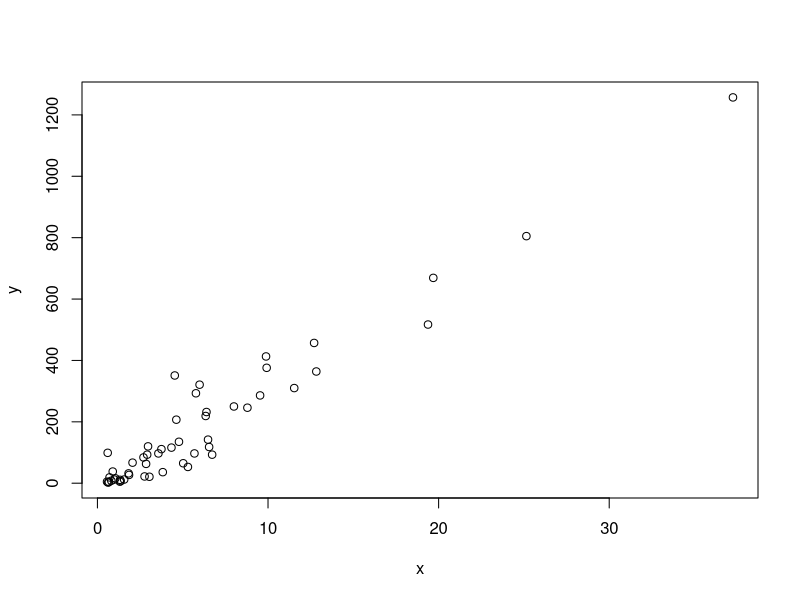
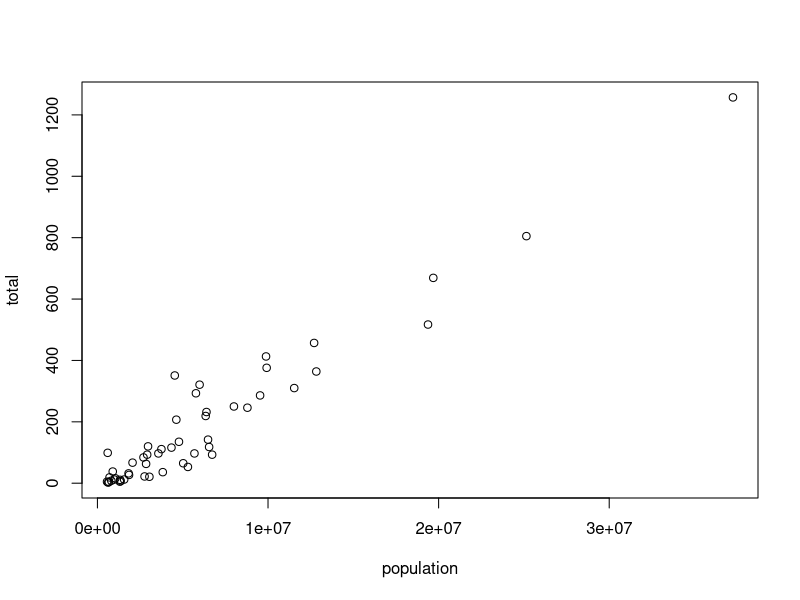
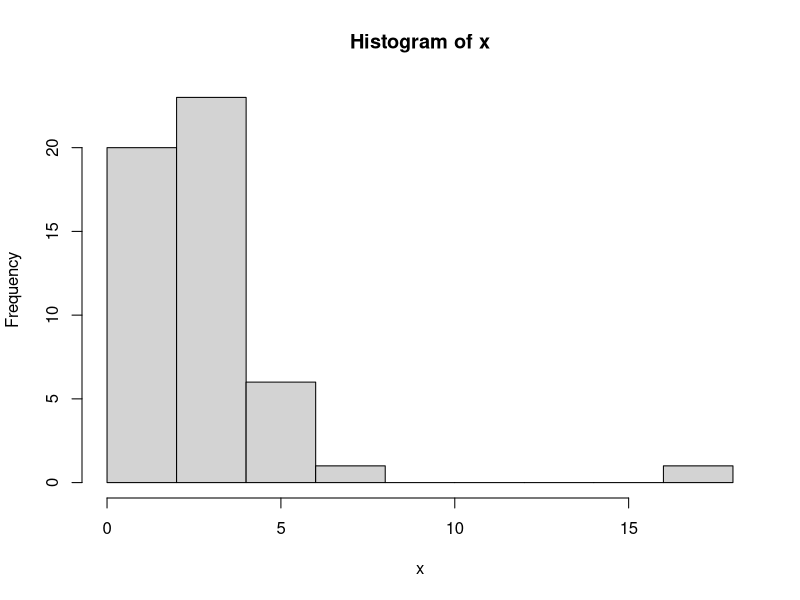
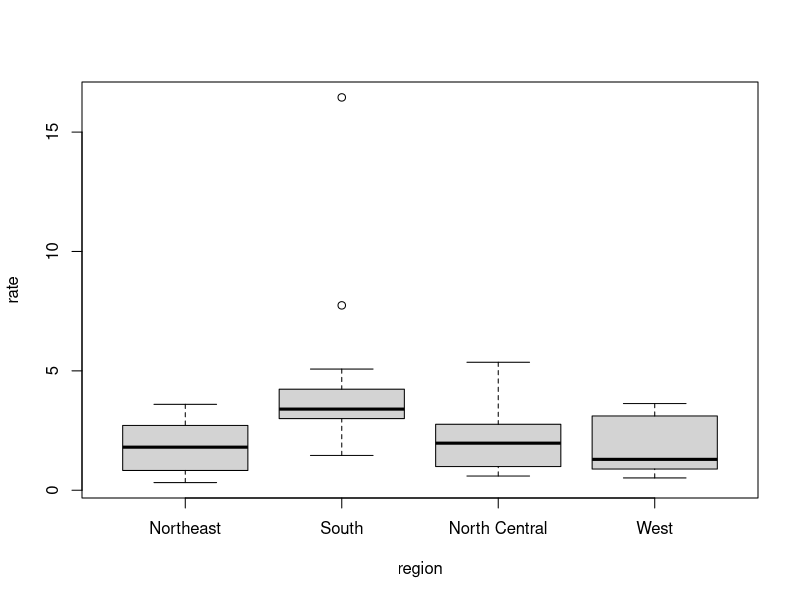
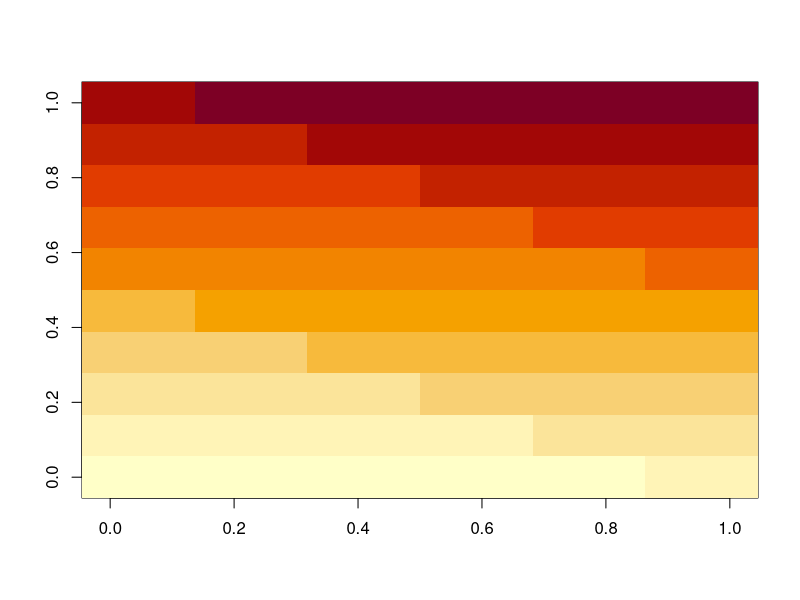
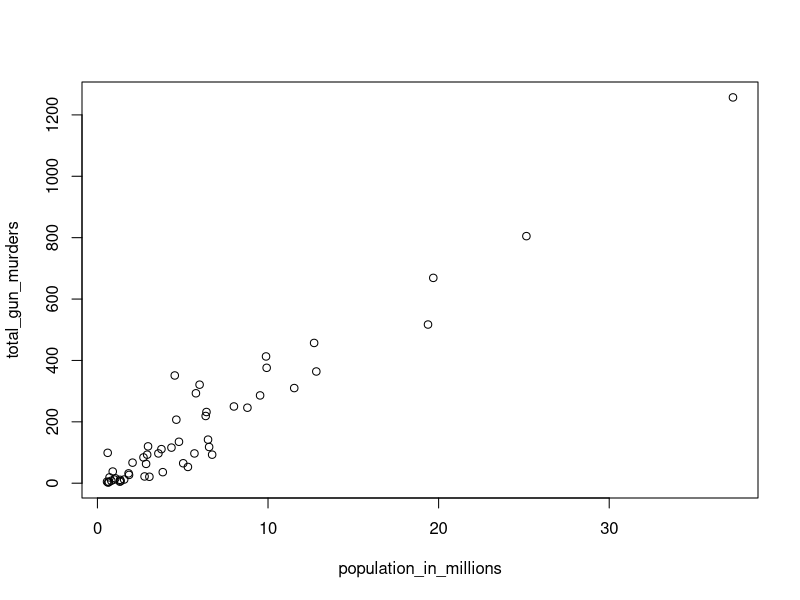
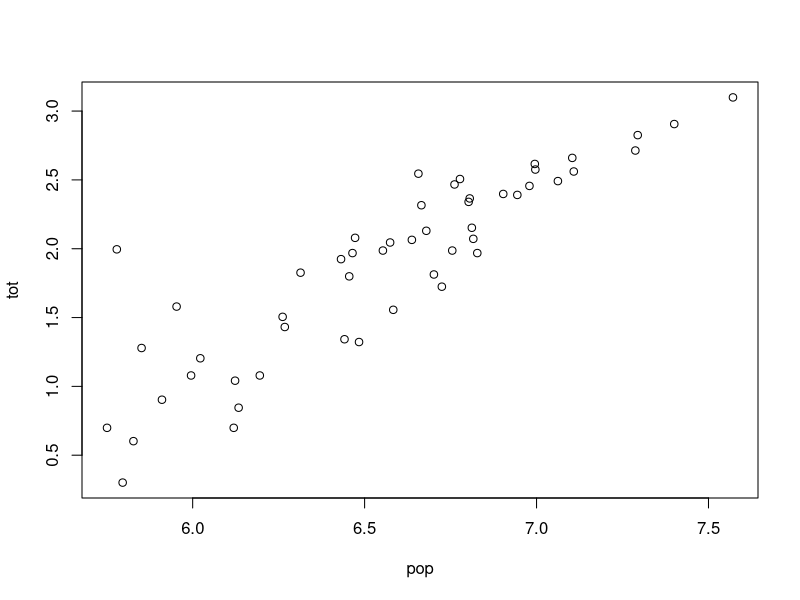
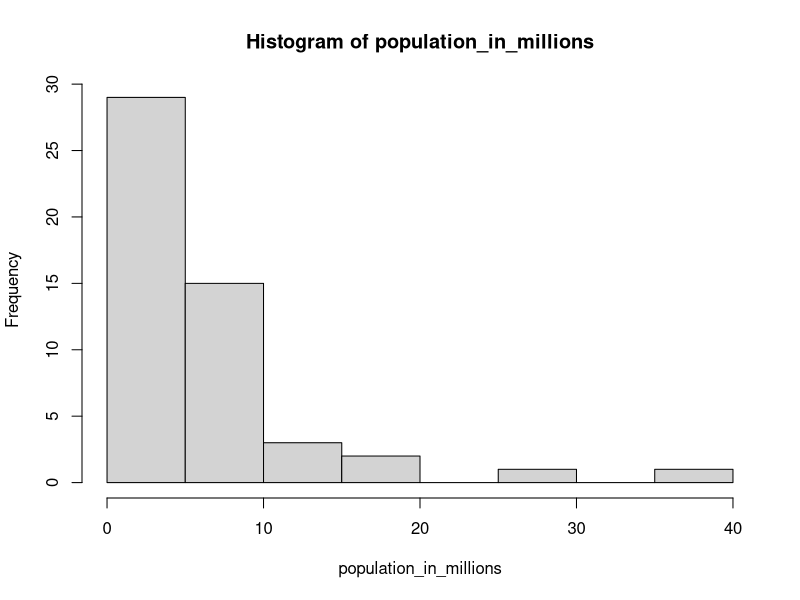

Here is the R script that generated these plots, in order:
## ---- chunk 1
a <- 1
b <- 1
c <- -1
## ---- chunk 2
a
## ---- chunk 3
print(a)
## ---- chunk 4
ls()
## ---- chunk 5
round((-b+sqrt(b^2 - 4*a*c))/(2*a),3)
round((-b-sqrt(b^2 - 4*a*c))/(2*a),2)
## ---- chunk 6
round(log(8),2)
log(a)
## ---- chunk 7
help(log)
## ---- chunk 8
?log
## ---- chunk 9
args(log)
## ---- chunk 10
log(8, base = 2)
## ---- chunk 11
log(x = 8, base = 2)
## ---- chunk 12
log(8,2)
## ---- chunk 13
log(base = 2, x =8)
## ---- chunk 14
2 ^ 3
## ---- chunk 15
help("+")
## ---- chunk 16
?"+"
## ---- chunk 17
help(">")
## ---- chunk 18
?">"
## ---- chunk 19
data()
## ---- chunk 20
co2
## ---- chunk 21
round(pi,2)
Inf+1
## ---- chunk 22
solution_1 <- (-b+sqrt(b^2 - 4*a*c)) / (2*a)
solution_2 <- (-b-sqrt(b^2 - 4*a*c)) / (2*a)
## ---- chunk 23
a <- 3
b <- 2
c <- -1
(-b+sqrt(b^2 - 4*a*c)) / (2*a)
(-b-sqrt(b^2 - 4*a*c)) / (2*a)
## ---- chunk 24
## Code to compute solution to quadratic equation of the form ax^2 + bx + c
## define the variables
a <- 3 
b <- 2
c <- -1

# now compute the solution
(-b + sqrt(b^2 - 4*a*c)) / (2*a)
(-b - sqrt(b^2 - 4*a*c)) / (2*a)
## ---- chunk 25
n <- 100
n*(n+1)/2
## ---- chunk 26
n <- 1000
n*(n+1)/2
## ---- chunk 27
n <- 1000
x <- seq(1, n)
sum(x)
## ---- chunk 28
help(seq)
?"sum"
n<- 100
x = seq(1, n)
print(x)
sum(x)
## answer is b
## ---- chunk 29
log(base=10, sqrt(100))
log(sqrt(100), 10)
## ---- chunk 30
help("exp")
log(exp(x=2))
## ---- chunk 31
a <- 2
class(a)
## ---- chunk 32
library(dslabs)
data(murders)
## ---- chunk 33
class(murders)
## ---- chunk 34
str(murders)
## ---- chunk 35
head(murders)
## ---- chunk 36
murders$population
## ---- chunk 37
names(murders)
## ---- chunk 38
pop <- murders$population
length(pop)
## ---- chunk 39
class(pop)
## ---- chunk 40
class(murders$state)
## ---- chunk 41
z <- 3 == 2
z
class(z)
## ---- chunk 42
?Comparison
## ---- chunk 43
class(murders$region)
## ---- chunk 44
levels(murders$region)
## ---- chunk 45
region <- murders$region
value <- murders$total
region <- reorder(region, value, FUN = sum)
levels(region)
## ---- chunk 46
record <- list(name = "John Doe",
             student_id = 1234,
             grades = c(95, 82, 91, 97, 93),
             final_grade = "A")
## ---- chunk 47
record
class(record)
## ---- chunk 48
record$student_id
## ---- chunk 49
record[["student_id"]]
## ---- chunk 50
record2 <- list("John Doe", 1234)
record2
## ---- chunk 51
record2[[1]]
## ---- chunk 52
mat <- matrix(1:12, 4, 3)
mat
## ---- chunk 53
mat[2, 3]
## ---- chunk 54
mat[2, ]
## ---- chunk 55
mat[, 3]
## ---- chunk 56
mat[, 2:3]
## ---- chunk 57
mat[1:2, 2:3]
## ---- chunk 58
as.data.frame(mat)
## ---- chunk 59
data("murders")
murders[25, 1]
murders[2:3, ]
## ---- chunk 60
library(dslabs)
data(murders)
str(murders)
## answer is 3
## ---- chunk 61
as.data.frame(murders)
## state, abb, region, population, total
## ---- chunk 62
a <- murders$abb
class(a)
## character
## ---- chunk 63
b<-murders[,2]
a==b
## ---- chunk 64
class(murders$region)
## ---- chunk 65
length(levels(region))
## 4
## ---- chunk 66
help("table")
table(murders$region)
## ---- chunk 67
codes <- c(380, 124, 818)
codes
## ---- chunk 68
country <- c("italy", "canada", "egypt")
## ---- chunk 69
country <- c('italy', 'canada', 'egypt')
## ---- chunk 70
##country <- c(italy, canada, egypt)
## ---- chunk 71
codes <- c(italy = 380, canada = 124, egypt = 818)
codes
## ---- chunk 72
class(codes)
## ---- chunk 73
names(codes)
## ---- chunk 74
codes <- c("italy" = 380, "canada" = 124, "egypt" = 818)
codes
## ---- chunk 75
codes <- c(380, 124, 818)
country <- c("italy","canada","egypt")
names(codes) <- country
codes
## ---- chunk 76
seq(1, 10, 2)
## ---- chunk 77
1:10
## ---- chunk 78
class(1:10)
## ---- chunk 79
class(seq(1, 10, 0.5))
## ---- chunk 80
codes[2]
## ---- chunk 81
codes[c(1,3)]
## ---- chunk 82
codes[1:2]
## ---- chunk 83
codes["canada"]
codes[c("egypt","italy")]
## ---- chunk 84
x <- c(1, "canada", 3)
## ---- chunk 85
x
class(x)
## ---- chunk 86
x <- 1:5
y <- as.character(x)
y
## ---- chunk 87
as.numeric(y)
## ---- chunk 88
x <- c("1", "b", "3")
as.numeric(x)
## ---- chunk 89
temp <- c(35, 88, 42, 84, 81, 30)
temp
## ---- chunk 90
city <- c("Beijing", "Lagos", "Paris", "Rio de Janeiro", "San Juan", "Toronto")
city
## ---- chunk 91
names(temp) <- city
temp
## ---- chunk 92
temp[1:3]
## ---- chunk 93
temp[c("Paris", "San Juan")]
## ---- chunk 94
seq(12,73,1)
## ---- chunk 95
seq(1,100,2)
## ---- chunk 96
length(seq(6,55,4/7))
## ---- chunk 97
a <- seq(1, 10, 0.5)
class(a)
## ---- chunk 98
a <- seq(1, 10)
class(a)
## ---- chunk 99
a<-1L
class(a)
## ---- chunk 100
x <- c("1", "3", "5")
as.integer(x)
## ---- chunk 101
library(dslabs)
data(murders)
sort(murders$total)
## ---- chunk 102
x <- c(31, 4, 15, 92, 65)
sort(x)
## ---- chunk 103
index <-order(x)
x[index]
## ---- chunk 104
x
order(x)
## ---- chunk 105
murders$state[1:6]
murders$abb[1:6]
## ---- chunk 106
ind <- order(murders$total) 
murders$abb[ind]
## ---- chunk 107
max(murders$total)
## ---- chunk 108
i_max <- which.max(murders$total)
murders$state[i_max]
## ---- chunk 109
x <- c(31, 4, 15, 92, 65)
rank(x)
## ---- chunk 110
x <- c(1, 2, 3)
y <- c(10, 20, 30, 40, 50, 60, 70)
x+y
## ---- chunk 111
library(dslabs)
data("murders")
## ---- chunk 112
pop<- sort(murders$population)
pop[1]
## ---- chunk 113
pop <-order(murders$population)
pop[1]
## ---- chunk 114
which.min(murders$population)
## ---- chunk 115
states<-murders$state
states[51]
## ---- chunk 116
temp <- c(35, 88, 42, 84, 81, 30)
city <- c("Beijing", "Lagos", "Paris", "Rio de Janeiro", 
          "San Juan", "Toronto")
city_temps <- data.frame(name = city, temperature = temp)
## ---- chunk 117
ranks <- rank(murders$population)
ranks
my_df <- data.frame(name = states, rank = ranks)
my_df
## ---- chunk 118
ind <- order(murders$population)
order
my_df <- data.frame(name = states[ind], rank = ranks[ind])
my_df
## ---- chunk 119
data("na_example")  
str(na_example)
## ---- chunk 120
mean(na_example)
## ---- chunk 121
ind <-is.na(na_example)
sum(as.numeric(ind))

## ---- chunk 122
mean(na_example[!ind] )
## ---- chunk 123
library(dslabs)
data("murders")
murders$state[which.max(murders$population)]
## ---- chunk 124
inches <- c(69, 62, 66, 70, 70, 73, 67, 73, 67, 70)
## ---- chunk 125
inches * 2.54
## ---- chunk 126
inches-69
## ---- chunk 127
murder_rate <- murders$total / murders$population * 100000
## ---- chunk 128
murders$abb[order(murder_rate)]
## ---- chunk 129
temp <- c(35, 88, 42, 84, 81, 30)
city <- c("Beijing", "Lagos", "Paris", "Rio de Janeiro", 
          "San Juan", "Toronto")
city_temps <- data.frame(name = city, temperature = temp)
## ---- chunk 130
city_temps <- data.frame(name = city, Fahrenheit = temp, Celsius = (5/9)*(temp-32))
city_temps
## ---- chunk 131
k <- seq(1,100,1)
sum(1/k^2)
## ---- chunk 132
murder_rate = murders$total/100000
mean(murder_rate)
## ---- chunk 133
library(dslabs)
data("murders")
## ---- chunk 134
murder_rate <- murders$total / murders$population *100000
## ---- chunk 135
ind <- murder_rate < 0.71
## ---- chunk 136
ind <- murder_rate <= 0.71
## ---- chunk 137
murders$state[ind]
## ---- chunk 138
sum(ind)
## ---- chunk 139
TRUE & TRUE
TRUE&FALSE
FALSE&FALSE
## ---- chunk 140
west <- murders$region == "West"
safe <- murder_rate <= 1
## ---- chunk 141
ind <- safe & west
murders$state [ind]
## ---- chunk 142
ind <- which(murders$state == "California")
murder_rate[ind]
## ---- chunk 143
ind <- match(c("New York", "Florida", "Texas"),murders$state)
ind
## ---- chunk 144
murder_rate[ind]
## ---- chunk 145
c("Boston","Dakota", "Washington") %in% murders$state
## ---- chunk 146
match(c("New York", "Florida", "Texas"), murders$state)
which(murders$state%in%c("New York", "Florida", "Texas"))
## ---- chunk 147
library(dslabs)
data(murders)
## ---- chunk 148
murder_rate <- murders$total/murders$population*100000
low <- murder_rate < 1
low
## ---- chunk 149
murder_rate[which(low=="TRUE")]
## ---- chunk 150
murders$state[which(low=="TRUE")]
## ---- chunk 151
murders$state[which(low&murders$region=="Northeast")]
## ---- chunk 152
sum(murder_rate<mean(murder_rate))
## ---- chunk 153
state_abb <- match(c("AK", "MI", "IA"), murders$abb)
murders$state[state_abb]
## ---- chunk 154
test<-c("MA", "ME", "MI", "MO", "MU")
test[test%in%murders$abb]

## ---- chunk 155
test[!test%in%murders$abb]
## ---- chunk 156
x <- murders$population / 10^6
y <- murders$total
plot(x,y)
## ---- chunk 157
with (murders, plot(population,total))
## ---- chunk 158
x <- with(murders, total / population * 100000)
hist(x)
## ---- chunk 159
murders$state[which.max(x)]
## ---- chunk 160
murders$rate <- with(murders, total/ population * 100000)
boxplot(rate~region, data = murders)
## ---- chunk 161
x <- matrix(1:120,12,10)
image (x)
## ---- chunk 162
library(dslabs)
data(murders)
population_in_millions <- murders$population/10^6
total_gun_murders <- murders$total
plot(population_in_millions, total_gun_murders)
## ---- chunk 163
pop = log10(murders$population)
tot = log10(total_gun_murders)
plot(pop, tot)
## ---- chunk 164
hist(population_in_millions)
## ---- chunk 165
boxplot(population_in_millions~region, data = murders)
